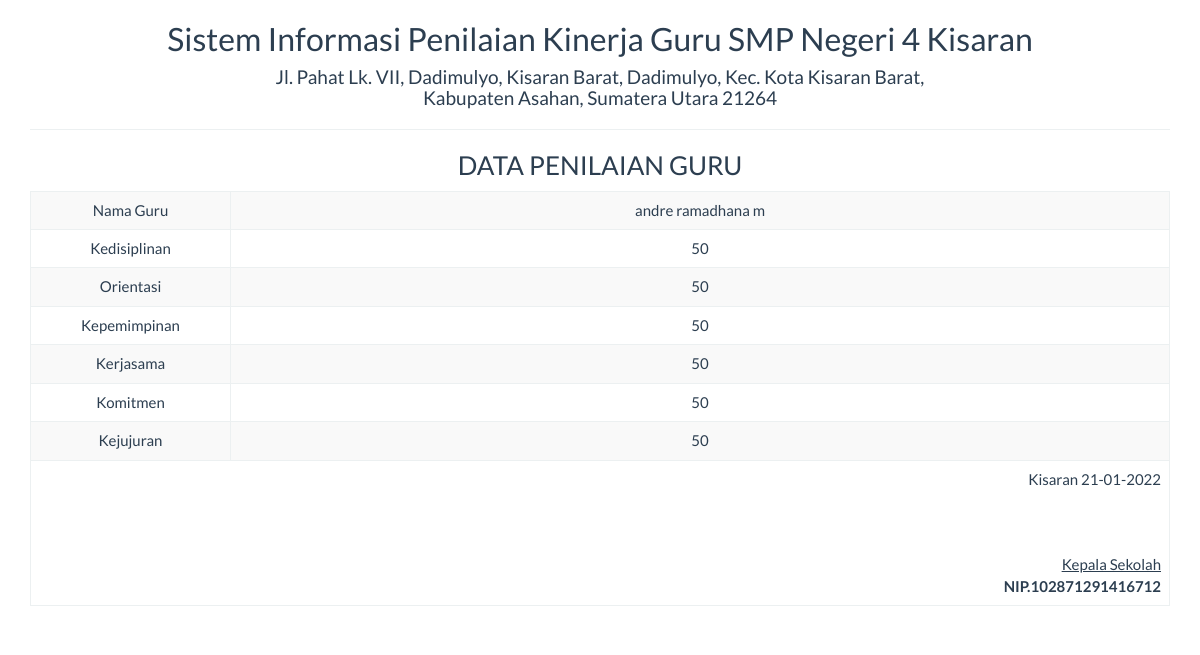
The app's page /report/penilaian_satu.php?id=1 with its own data.
### tables this page shows
CREATE TABLE `tbl_penilaian` (
  `id` int(11) NOT NULL,
  `nama_guru` varchar(50) NOT NULL,
  `kedisiplinan` varchar(50) NOT NULL,
  `orientasi` varchar(50) NOT NULL,
  `kepemimpinan` varchar(50) NOT NULL,
  `kerjasama` varchar(50) NOT NULL,
  `komitmen` varchar(50) NOT NULL,
  `kejujuran` varchar(50) NOT NULL
);

### report/penilaian_satu.php (the view, shortened to what this page needs)
<!DOCTYPE html>
<html>
    <head>
        <link href="../Assets/css/bootstrap.min.css" rel="stylesheet" type="text/css"/>
    </head>
    <body onload="print()">
        <?php
        include '../config/koneksi.php';
        $sql = "SELECT * FROM tbl_penilaian WHERE id='" . $_GET ['id'] . "'";
        $query = mysqli_query($koneksi, $sql) or die("SQL Detail error");
        $data = mysqli_fetch_array($query);
        ?>
        <div class="container">
            <div class='row'>
                <div class="col-sm-12">
                    <div class="text-center">
                    <h2>Sistem Informasi Penilaian Kinerja Guru SMP Negeri 4 Kisaran </h2>
                        <h4>Jl. Pahat Lk. VII, Dadimulyo, Kisaran Barat, Dadimulyo, Kec. Kota Kisaran Barat, <br>Kabupaten Asahan,
                               Sumatera Utara 21264</h4> <hr>
                        <h3>DATA PENILAIAN GURU</h3>
                        <table class="table table-bordered table-striped table-hover">
                            <tbody>
								  <tr>
                            <td width="200">Nama Guru</td> <td><?= $data['nama_guru'] ?></td>
                        </tr>
                        <tr>
                            <td>Kedisiplinan</td> <td><?= $data['kedisiplinan'] ?></td>
                        </tr>
                        <tr>
                            <td>Orientasi</td> <td><?= $data['orientasi'] ?></td>
                        </tr>
                        <tr>
                            <td>Kepemimpinan</td> <td><?= $data['kepemimpinan'] ?></td>
                        </tr>
                        <tr>
                            <td>Kerjasama</td> <td><?= $data['kerjasama'] ?></td>
                        </tr>
                        <tr>
                            <td>Komitmen</td> <td><?= $data['komitmen'] ?></td>
                        </tr>
                         <tr>
                            <td>Kejujuran</td> <td><?= $data['kejujuran'] ?></td>
                        </tr>
                            </tbody>
                            <tfoot>
                                <tr>
                                    <td colspan="2" class="text-right">
                                        Kisaran  <?= date("d-m-Y") ?>
                                        <br><br><br><br>
                                        <u>Kepala Sekolah<strong></u><br>
                                        NIP.102871291416712
									</td>
								</tr>
							</tfoot>
                        </table>
                    </div>
                </div>
            </div>
    </body>
</html>

### records on screen
tbl_penilaian: nama_guru "andre ramadhana m", kedisiplinan "50", orientasi "50", kepemimpinan "50", kerjasama "50", komitmen "50", kejujuran "50"
